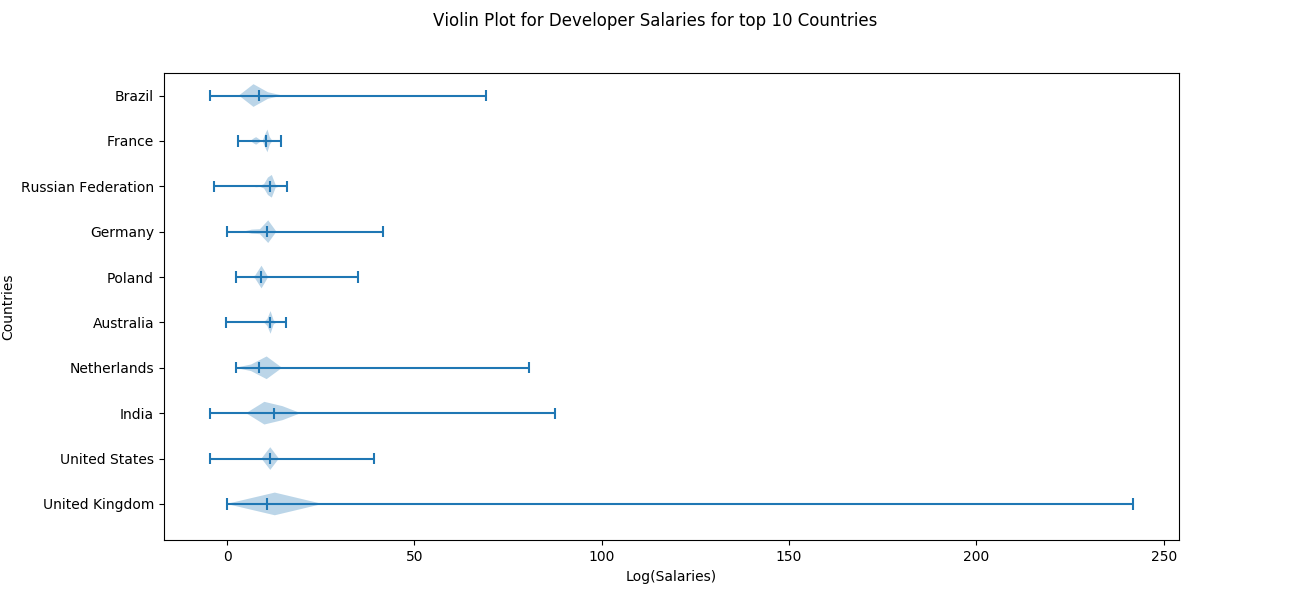

This figure's Python source:
import random
import numpy as np
import matplotlib.pyplot as plt
import csv

X = {}

with open('../survey_results_public.csv') as csvfile:
# with open('train-01.csv') as csvfile:
	readCSV = csv.reader(csvfile, delimiter=',')
	next(readCSV)  # Skip header line
	for row in readCSV:
		# a = list(map(float, row))
		if (row[3] in X) == False:
			X[row[3]] = []
		try:
			if float(row[52]) != 0.0:
				X[row[3]].append(np.log(float(row[52])))
		except ValueError:  #raised if `y` is empty.
		    pass


def set_axis_style(ax, labels):
    ax.get_yaxis().set_tick_params(direction='out')
    ax.yaxis.set_ticks_position('left')
    ax.set_yticks(np.arange(1, len(labels) + 1))
    ax.set_yticklabels(labels)
    ax.set_ylim(0.2, len(labels) + 0.5)
    ax.set_ylabel('Countries')
    ax.set_xlabel('Log(Salaries)')



fig, axes = plt.subplots(nrows=1, ncols=1, figsize=(1, 1))


Y = []
labels = []
i = 0

for x in X:
	if len(X[x]) > 1000:
		labels.append(x);
		Y.append(X[x])
		i+=1
	if i == 10: break
	
# print(np.asarray(Y))

# for x in X.keys():
try:
	axes.violinplot(Y,points=20,widths=0.5,vert=False,showmedians=True,showextrema=True,showmeans=False)
except ValueError:  #raised if `y` is empty.
    pass


# axes.set_title('', fontsize=10)

set_axis_style(axes, labels)

fig.suptitle("Violin Plot for Developer Salaries for top 10 Countries")
fig.subplots_adjust(hspace=0.4)

plt.show()
